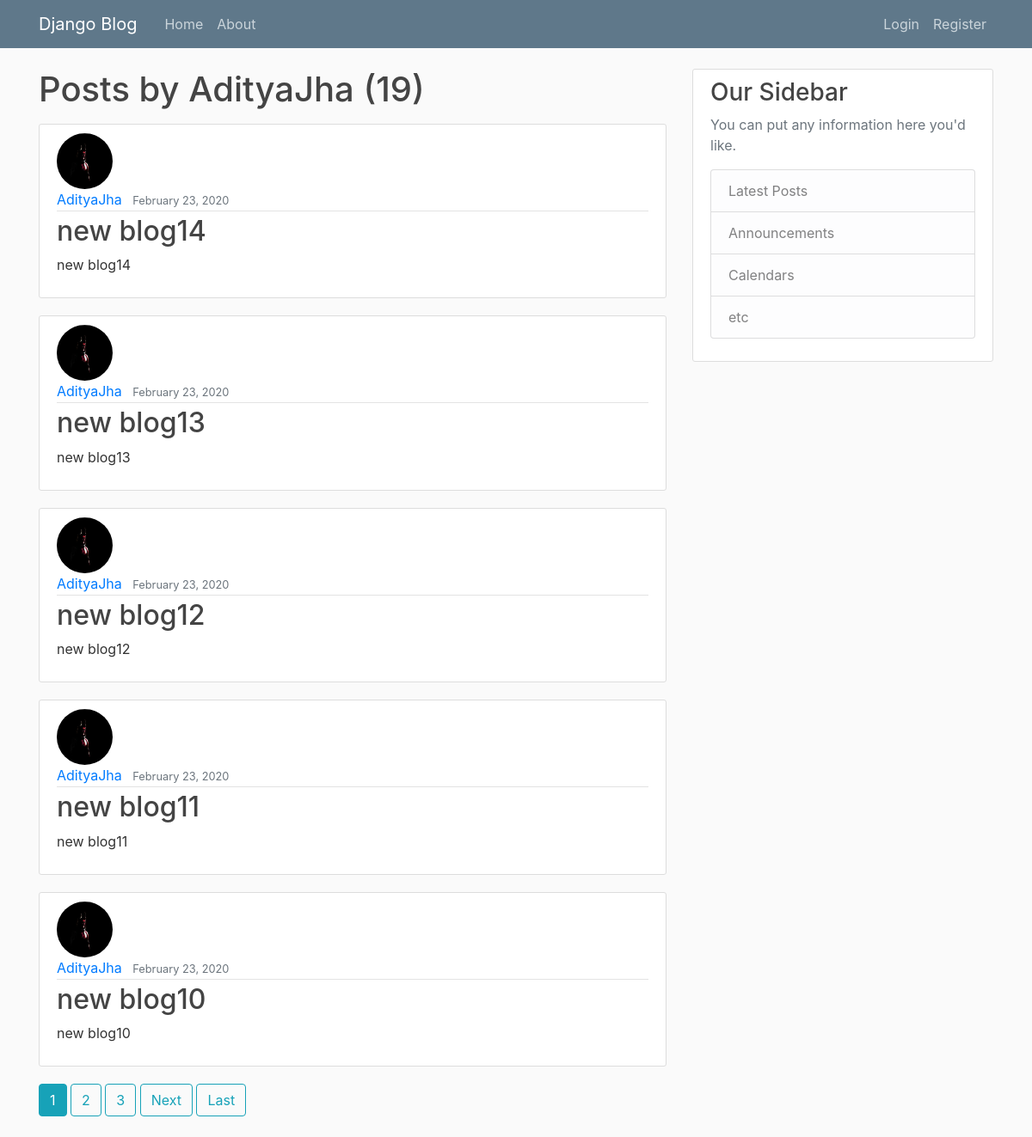
Screenshot of /user/AdityaJha/ with the database file from the repository.
### blog/models.py (models this page shows, shortened)
class Post(models.Model):
    title = models.CharField(max_length=100)
    content = models.TextField()
    author = models.ForeignKey(User, on_delete=models.CASCADE)
    date_posted = models.DateTimeField(default=timezone.now)

### users/models.py (models this page shows, shortened)
class Profile(models.Model):
    user = models.OneToOneField(User, on_delete=models.CASCADE)
    image = models.ImageField(default='default.jpg', upload_to='profile_pics')

### blog/views.py (the view)
# urls.py: path('user/<str:username>/', UserPostListView.as_view(), name='user-posts'),
class UserPostListView(ListView):
    model = Post
    template_name = 'blog/user_posts.html'  # <app>/<model>_<viewtype>.html
    context_object_name = 'posts'
    ordering = ['-date_posted']
    paginate_by = 5
    def get_queryset(self):
        user = get_object_or_404(User, username=self.kwargs.get('username'))
        return Post.objects.filter(author=user).order_by('-date_posted')

### blog/templates/blog/user_posts.html (shortened to what this page needs)
{% extends "blog/base.html" %}
{% block content %}
<h1 class="mb-3 ">Posts by {{ view.kwargs.username }} ({{ page_obj.paginator.count  }})</h1>
{% for post in posts %}
<article class="media content-section">
    <div class="media-body">
        <img class="rounded-circle article-img" src="{{ post.author.profile.image.url }}" </div>
        <div class="article-metadata">
            <a class="mr-2" href="{% url 'user-posts' post.author.username  %}">{{ post.author }}</a>
            <small class="text-muted">{{ post.date_posted|date:"F d, Y" }}</small>
        </div>
        <h2><a class="article-title" href="{% url 'post-detail' post.id %}">{{ post.title }}</a></h2>
        <p class="article-content">{{ post.content }}</p>
    </div>
</article>
{% endfor %}
{% if is_paginated %}
{% for num in page_obj.paginator.page_range %}
{% if page_obj.number == num %}
<a class="btn btn-info mb-4" href="?page={{ num }}">{{ num }}</a>
{% elif num > page_obj.number|add:"-3" and num < page_obj.number|add:"3"%}
<a class="btn btn-outline-info mb-4" href="?page={{ num }}">{{ num }}</a>
{% endif %}
{% endfor %}
{% if page_obj.has_next %}
<a class="btn btn-outline-info mb-4" href="?page={{ page_obj.next_page_number }}">Next</a>
<a class="btn btn-outline-info mb-4" href="?page={{ page_obj.paginator.num_pages  }}">Last </a>
{% endif %}
{% endif %}
{% endblock content %}

### blog/static/blog/main.css (style rules this page uses)
body { background: #fafafa; color: #333333; margin-top: 5rem; }
h1, h2, h3, h4, h5, h6 { color: #444444; }
.content-section { background: #ffffff; padding: 10px 20px; border: 1px solid #dddddd; border-radius: 3px; margin-bottom: 20px; }
.article-title { color: #444444; }
.article-content { white-space: pre-line; }
.article-img { height: 65px; width: 65px; margin-right: 16px; }
.article-metadata { padding-bottom: 1px; margin-bottom: 4px; border-bottom: 1px solid #e3e3e3 }

### rows the page displays
Post: author.profile.image (picture), author "AdityaJha", date_posted "February 23, 2020", title "new blog14", content "new blog14"
Post: author.profile.image (picture), author "AdityaJha", date_posted "February 23, 2020", title "new blog13", content "new blog13"
Post: author.profile.image (picture), author "AdityaJha", date_posted "February 23, 2020", title "new blog12", content "new blog12"
Post: author.profile.image (picture), author "AdityaJha", date_posted "February 23, 2020", title "new blog11", content "new blog11"
Post: author.profile.image (picture), author "AdityaJha", date_posted "February 23, 2020", title "new blog10", content "new blog10"

### other values shown
{{ view.kwargs.username }} "AdityaJha"
{{ page_obj.paginator.count }} "19"
{{ num }} "1"
{{ num }} "2" "3"
